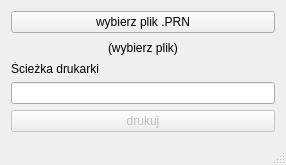
<?xml version="1.0" encoding="UTF-8"?>
<ui version="4.0">
 <class>MainWindow</class>
 <widget class="QMainWindow" name="MainWindow">
  <property name="geometry">
   <rect>
    <x>0</x>
    <y>0</y>
    <width>286</width>
    <height>165</height>
   </rect>
  </property>
  <property name="windowTitle">
   <string>prn2printer</string>
  </property>
  <property name="statusTip">
   <string>wernix</string>
  </property>
  <widget class="QWidget" name="centralWidget">
   <layout class="QVBoxLayout" name="verticalLayout">
    <item>
     <widget class="QPushButton" name="chooseFileButton">
      <property name="text">
       <string>wybierz plik .PRN</string>
      </property>
     </widget>
    </item>
    <item alignment="Qt::AlignHCenter">
     <widget class="QLabel" name="filePath">
      <property name="text">
       <string>(wybierz plik)</string>
      </property>
     </widget>
    </item>
    <item>
     <layout class="QVBoxLayout" name="verticalLayout_2">
      <item>
       <widget class="QLabel" name="label">
        <property name="text">
         <string>Ścieżka drukarki</string>
        </property>
       </widget>
      </item>
      <item>
       <widget class="QLineEdit" name="printerPath"/>
      </item>
     </layout>
    </item>
    <item>
     <widget class="QPushButton" name="printButton">
      <property name="enabled">
       <bool>false</bool>
      </property>
      <property name="text">
       <string>drukuj</string>
      </property>
     </widget>
    </item>
   </layout>
  </widget>
  <widget class="QStatusBar" name="statusBar"/>
 </widget>
 <layoutdefault spacing="6" margin="11"/>
 <tabstops>
  <tabstop>chooseFileButton</tabstop>
  <tabstop>printerPath</tabstop>
  <tabstop>printButton</tabstop>
 </tabstops>
 <resources/>
 <connections/>
</ui>
